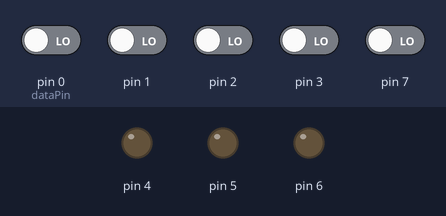
Recording of a sketch running on a simulated Arduino Uno, built with avr-gcc and run on an emulated ATmega328P. On the bench: output pins drawn as LEDs (lit = HIGH). Inputs (shaded band) come from the test bench; at power-on: pin 0 (dataPin), pin 1–3, pin 7 LOW.

Above: at 1.2 s.
1.3 s: pin 1 driven HIGH
At 1.8 s:
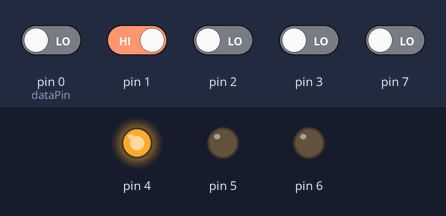
2.8 s: pin 2 driven HIGH
At 4.0 s:
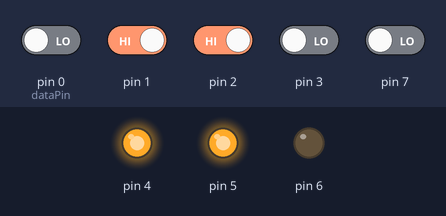
4.3 s: pin 3 driven HIGH
At 5.3 s:
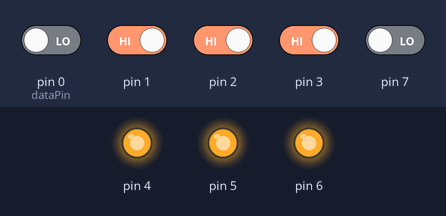
5.8 s: pin 1 driven LOW
At 6.4 s:
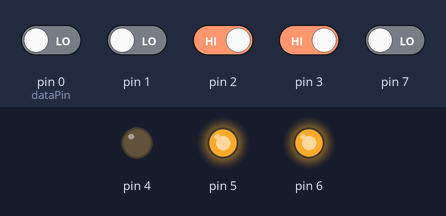
7.3 s: pin 2 driven LOW
At 8.5 s:
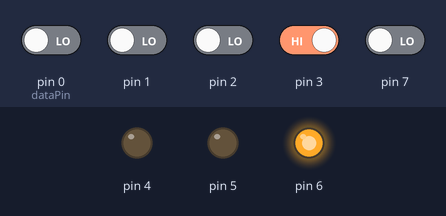
8.8 s: pin 1 driven HIGH
At 9.9 s:
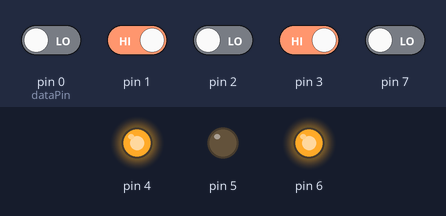
Timing chart, 0 to 11.3 s (numbered marks = the images above; inputs shaded):
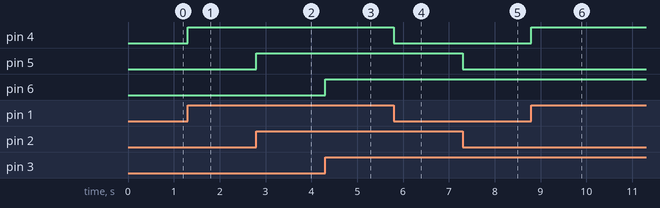

The sketch:

reg-pinArduino.ino
```cpp
/* Compiler used: Aruino IDE */

void pinState(int pin, int state){
  if(pin>=0 && pin<=7){
    if(state==0){
      DDRD &= ~(1<<pin);
    }else if(state==1){
      DDRD |=  (1<<pin);
    }
  }else if(pin>=8 && pin<=13){
    if(state==0){
      DDRB &= ~(1<<pin-8);
    }else if(state==1){
      DDRB |=  (1<<pin-8);
    }
  }else if(pin>=14 && pin<=19){
    if(state==0){
      DDRC &= ~(1<<pin-14);
    }else if(state==1){
      DDRC |=  (1<<pin-14);
    }}}

void pinWrite(int pin, int state){
  if(pin>=0 && pin<=7){
    if(state==0){
      PORTD &= ~(1<<pin);
    }else if(state==1){
      PORTD |= (1<<pin);
    }
  }else if(pin>=8 && pin<=13){
    if(state==0){
      PORTB &= ~(1<<pin-8);
    }else if(state==1){
      PORTB |= (1<<pin-8);
    }
  }else if(pin>=14 && pin<=19){
    if(state==0){
      PORTC &= ~(1<<pin-14);
    }else if(state==1){
      PORTC |=  (1<<pin-14);
    }}}

bool pinRead(int pin){

  bool dataPin = 0;

    if(pin>=0 && pin<=7){
      dataPin = PIND & (1<<pin);
    return(dataPin);
      }
      else if(pin>=8 && pin<=13){
      dataPin = PINB & (1<<pin-8);
    return(dataPin);
      }
      else if(pin>=14 && pin<=19){
      dataPin = PINC & (1<<pin-14);
    return(dataPin);
  }}

/* Here you can create variables and
 choose the numbers to be controlled */

int EX1 = 1, EX2 = 2, EX3 = 3,
    EX4 = 4, EX5 = 5, EX6 = 6;

void setup() {
pinState(EX1, LOW);
pinState(EX2, LOW);
pinState(EX3, LOW);
pinState(EX4, HIGH);
pinState(EX5, HIGH);
pinState(EX6, HIGH);
}

/*Here is just a basic example of
 connecting outputs with buttons */

void loop() {
  bool x = pinRead(EX1);
  if(x==1){
    pinWrite(EX4,HIGH);
  }else{
    pinWrite(EX4,LOW);
  }

  bool y = pinRead(EX2);
  if(y==1){
    pinWrite(EX5,HIGH);
  }else{
    pinWrite(EX5,LOW);
  }

  bool z = pinRead(EX3);
  if(z==1){
    pinWrite(EX6,HIGH);
  }else{
    pinWrite(EX6,LOW);
  }
}
```

Measured:
- after the input at 1.3 s, pin 4: LOW → HIGH at once
- after the input at 2.8 s, pin 5: LOW → HIGH at once
- after the input at 4.3 s, pin 6: LOW → HIGH at once
- after the input at 5.8 s, pin 4: HIGH → LOW at once
- after the input at 7.3 s, pin 5: HIGH → LOW at once
- after the input at 8.8 s, pin 4: LOW → HIGH at once
